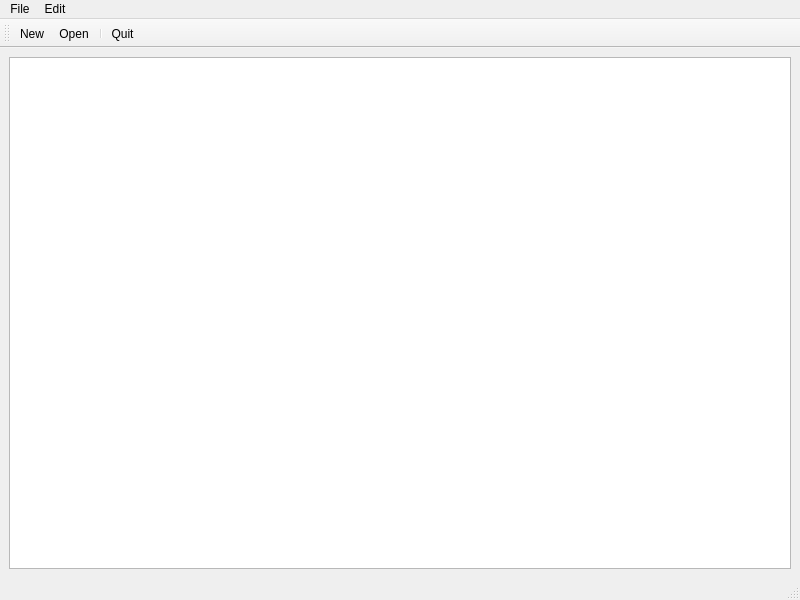
<?xml version="1.0" encoding="UTF-8"?>
<ui version="4.0">
 <class>MainWindow</class>
 <widget class="QMainWindow" name="MainWindow">
  <property name="geometry">
   <rect>
    <x>0</x>
    <y>0</y>
    <width>800</width>
    <height>600</height>
   </rect>
  </property>
  <property name="windowTitle">
   <string>Schematic Editor</string>
  </property>
  <widget class="QWidget" name="centralwidget">
   <layout class="QVBoxLayout" name="verticalLayout">
    <item>
     <widget class="QGraphicsView" name="graphicsView"/>
    </item>
   </layout>
  </widget>
  <widget class="QMenuBar" name="menubar">
   <property name="geometry">
    <rect>
     <x>0</x>
     <y>0</y>
     <width>800</width>
     <height>20</height>
    </rect>
   </property>
   <widget class="QMenu" name="menuFile">
    <property name="title">
     <string>File</string>
    </property>
    <addaction name="actionNew"/>
    <addaction name="actionOpen"/>
    <addaction name="actionQuit"/>
   </widget>
   <widget class="QMenu" name="menuEdit">
    <property name="title">
     <string>Edit</string>
    </property>
    <addaction name="actionInsert"/>
   </widget>
   <addaction name="menuFile"/>
   <addaction name="menuEdit"/>
  </widget>
  <widget class="QStatusBar" name="statusbar"/>
  <widget class="QToolBar" name="toolBar">
   <property name="windowTitle">
    <string>toolBar</string>
   </property>
   <attribute name="toolBarArea">
    <enum>TopToolBarArea</enum>
   </attribute>
   <attribute name="toolBarBreak">
    <bool>false</bool>
   </attribute>
   <addaction name="actionNew"/>
   <addaction name="actionOpen"/>
   <addaction name="separator"/>
   <addaction name="actionQuit"/>
  </widget>
  <action name="actionNew">
   <property name="icon">
    <iconset theme="document-new"/>
   </property>
   <property name="text">
    <string>New</string>
   </property>
  </action>
  <action name="actionOpen">
   <property name="icon">
    <iconset theme="document-open"/>
   </property>
   <property name="text">
    <string>Open</string>
   </property>
  </action>
  <action name="actionQuit">
   <property name="icon">
    <iconset theme="application-exit"/>
   </property>
   <property name="text">
    <string>Quit</string>
   </property>
  </action>
  <action name="actionInsert">
   <property name="text">
    <string>Insert</string>
   </property>
  </action>
 </widget>
 <resources/>
 <connections/>
</ui>
